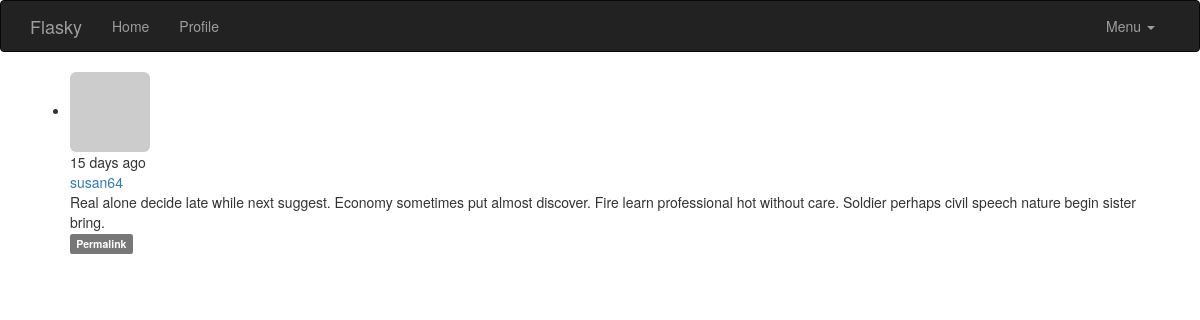
The app's page /post/136 (signed in) with its own data.
### app/models.py (models this page shows, shortened)
class Post(db.Model):
    __tablename__ = 'posts'
    id = db.Column(db.Integer,primary_key=True)
    body = db.Column(db.Text)
    body_html = db.Column(db.Text)
    timestamp = db.Column(db.DateTime,index=True,default=datetime.utcnow)
    author_id = db.Column(db.Integer,db.ForeignKey('users.id'))

class User(UserMixin,db.Model):
    __tablename__ = 'users'
    id = db.Column(db.Integer, primary_key=True)
    email = db.Column(db.String(64),unique=True,index=True)
    username = db.Column(db.String(64), unique=True, index=True)
    password_hash = db.Column(db.String(128))
    role_id = db.Column(db.Integer, db.ForeignKey('roles.id'))
    confirmed = db.Column(db.Boolean,default=False)
    posts = db.relationship('Post',backref='author',lazy='dynamic')
    name = db.Column(db.String(64))
    location = db.Column(db.String(64))
    about_me = db.Column(db.Text())
    member_since = db.Column(db.DateTime(),default=datetime.utcnow)
    last_seen = db.Column(db.DateTime(),default=datetime.utcnow)
    avatar_hash = db.Column(db.String(32))
    @property
    def password(self):
        raise AttributeError('password is not a readable attribute')
    @login_manager.user_loader
    def load_user(user_id):
        return User.query.get(int(user_id))
    def can(self,perm):
        return self.role is not None and self.role.has_permisson(perm)
    def is_administrator(self):
        return self.can(Permission.ADMIN)
    def ping(self):
        self.last_seen = datetime.utcnow()
        db.session.add(self)
        db.session.commit()
    def gravatar(self,size=100,default='identicon',rating='g'):
        if request.is_secure:
            url = 'http://secure.gravatar.com/avatar'
        else:
            url = 'http://www.gravatar.com/avatar'
        hash = self.avatar_hash or self.gravatar_hash()
        return '{url}/{hash}?s={size}&d={default}&r={rating}'.format(url=url,hash=hash,size=size,default=default,rating=rating)

### app/main/views.py (the view)
@main.route('/post/<int:id>')
def post(id):
    post = Post.query.get_or_404(id)
    return render_template('post.html',posts=[post])

### app/auth/views.py (called while the page is built)
@auth.before_app_request
def before_request():
    if current_user.is_authenticated:
        current_user.ping()
        if  not current_user.confirmed \
            and request.endpoint\
            and request.blueprint != "auth" \
            and request.endpoint != 'static':
                return redirect(url_for('auth.unconfirmed'))

### app/main/__init__.py (called while the page is built)
@main.app_context_processor
def inject_permissions():
    return dict(Permission=Permission)

### app/models.py (called while the page is built)
    def has_permisson(self,perm):
        return (self.permissions & perm) == perm

### app/templates/post.html (shortened to what this page needs)
{% extends "base.html" %}
{% block page_content %}
{% include '_posts.html' %}
{% endblock %}

### app/templates/_posts.html (shortened to what this page needs)
<ul class="posts">
        {% for post in posts %}
        <li class="post">
            <div class = "profile-thumbnail">
                 <a href="{{url_for('.user',username=post.author.username)}}">
                     <img class="img-rounded profile-thumbnail" src="{{post.author.gravatar(size=40)}}">
                 </a>
            </div>
            <div class="post-content">
                <div class="post-date">{{moment(post.timestamp).fromNow()}}</div>
                <div class="post-author">
                    <a href="{{url_for('.user',username=post.author.username)}}">
                        {{post.author.username}}
                    </a>
                </div>
                <div class="post-body">
                    {% if post.body_html %}
                        {{ post.body_html | safe }}
                    {% else %}
                        {{ post.body }}
                    {% endif %}
                </div>
                <div class="post-footer">
                <a href="{{ url_for('.post', id=post.id) }}">
                    <span class="label label-default">Permalink</span>
                </a>
            </div>
                <br>
            </div>
        </li>
        {% endfor %}
</ul>

### records on screen
Post: timestamp "15 days ago", author.username "susan64", body "Real alone decide late while next suggest. Economy sometimes put almost discover. Fire learn professional hot without care. Soldier perhaps civil speech nature begin sister bring."
